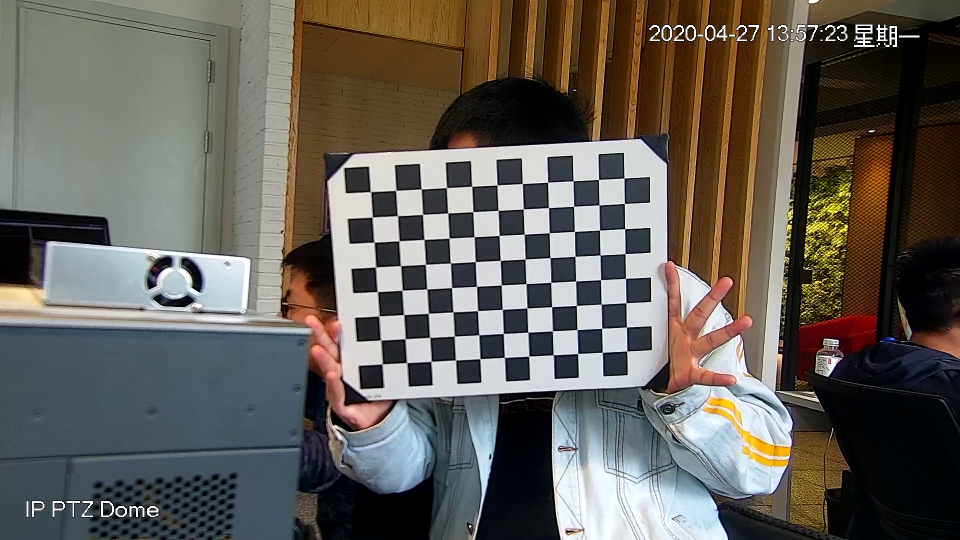
#> input picture test/image0.png, 1920 x 1080 px, given as the content of the folder /home/westwell/Desktop/Pictures/original, which was not available (shown at 1/2 size)
$ python test.py   (older library calls are emulated)
#> lines starting #> are read from the running program, lines starting #| are printed output that depends on the picture; pictures that were not available may be replaced by others from this repository, and a replacement may not be noted
import cv2
import os
import numpy as np
from os.path import split, splitext

path = '/home/westwell/Desktop/Pictures/original'
for imgname in os.listdir(path):
    img_l = cv2.imread(path+'/'+imgname)
#> img_l is the input picture: shape (1080, 1920, 3); mean B, G, R 88.3, 95.3, 99.7
    camera_matrix = np.zeros((3, 3))
    camera_matrix[0] = [1.0349956012683333e+03, 0., 9.5950000000000000e+02]
    camera_matrix[1] = [0., 1.0349956012683333e+03, 5.3950000000000000e+02]
    camera_matrix[2] = [0, 0, 1]
    discoeff_matrix = np.zeros((5, 1))
    discoeff_matrix[:, 0] = (-3.2486874860646009e-01, 1.3220910759630647e-01, 0., 0., -3.0061630178048637e-02)

    undistort_frame_left = img_l.copy()
    h, w = undistort_frame_left.shape[:2]
#> h = 1080; w = 1920
    newcameramtx, roi = cv2.getOptimalNewCameraMatrix(camera_matrix, discoeff_matrix, (w, h), 1, (w, h))
#> roi = (418, 154, 1082, 772)
    undistort_frame_left = cv2.undistort(img_l, camera_matrix, discoeff_matrix, None, newcameramtx)
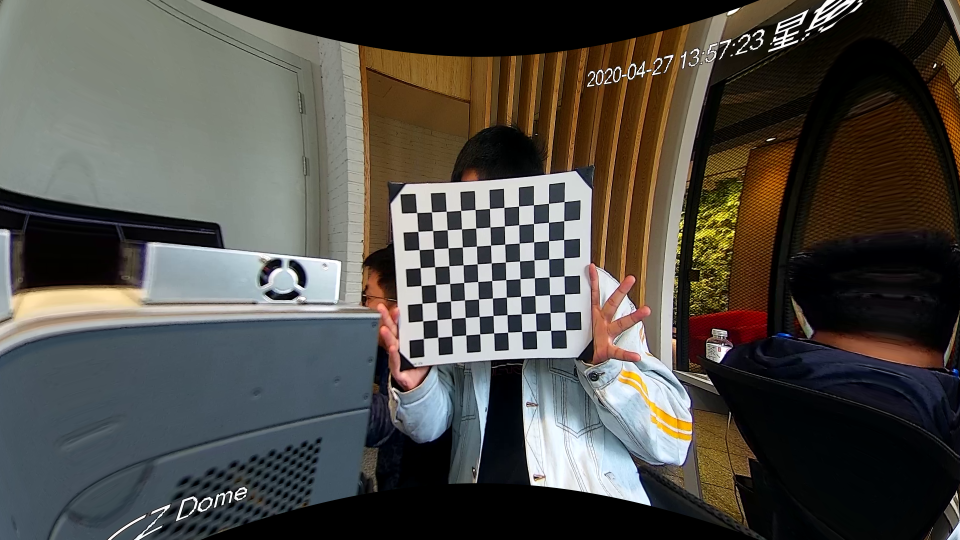
#> undistort_frame_left: shape (1080, 1920, 3) (shown at 1/2 size); mean B, G, R 70.9, 76.5, 79.3
    final_image = undistort_frame_left[329:689,560:1110,:]
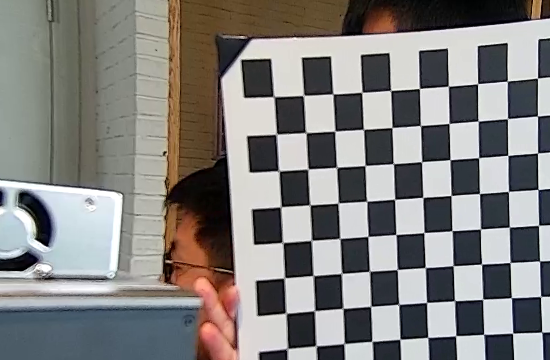
#> final_image: shape (360, 550, 3); mean B, G, R 126.6, 128.6, 130.3
    cv2.imwrite('/home/westwell/Desktop/test/' + splitext(imgname)[0]+'.png', final_image)
    # cv2.imshow('test', final_image)
    # cv2.waitKey(1)


#%%
import cv2,os
import numpy
path = '/home/westwell/Desktop/img_1'
for imgname in os.listdir(path):
    image = cv2.imread(path+'/'+imgname, 0)
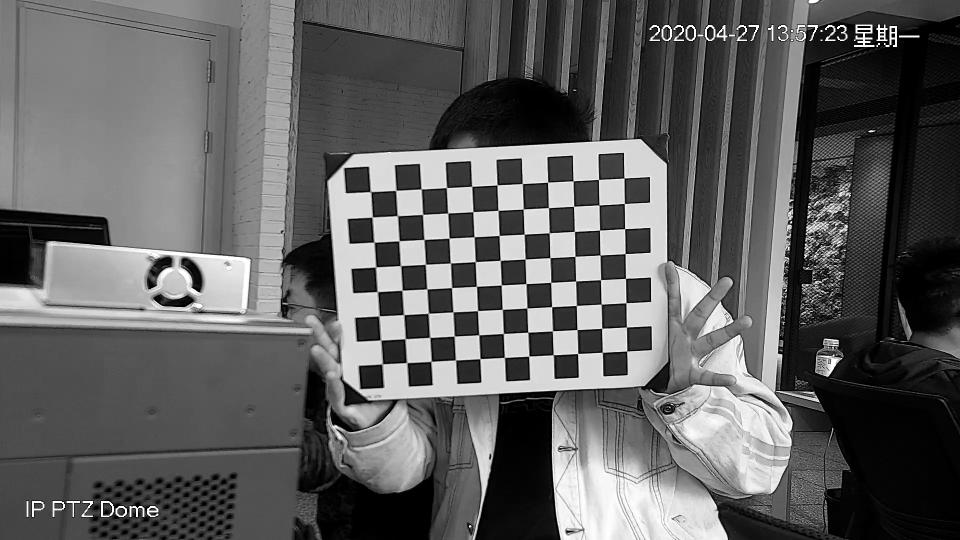
#> image: shape (1080, 1920) (shown at 1/2 size); min 0, max 255, mean 95.4
    # image = cv2.cvtColor(image, cv2.cv.CV_BGR2GRAY)
    cv2.imwrite('/home/westwell/Desktop/img/'+imgname, image)
    # [4 lines of commented-out code are left out]
